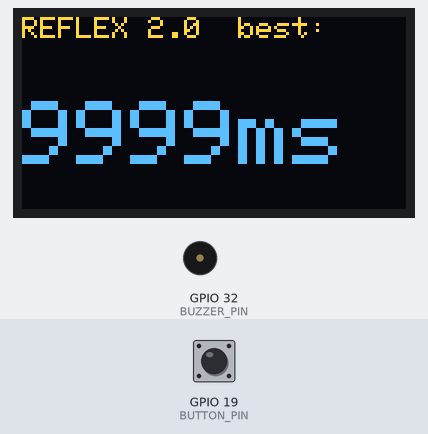
This sketch was run on a simulated ESP32. On the bench: 128×64 one-colour display, buzzer (waves = sounding). Inputs (shaded band) come from the test bench; at power-on: GPIO 19 (BUTTON_PIN) HIGH. The OLED is the two-colour kind (top 16 rows yellow); random numbers use the default seed unless the sketch sets one; EEPROM starts erased; what the sketch prints to the serial monitor is not drawn.

Above: at 1.2 s.
1.3 s: GPIO 19 (BUTTON_PIN) pulled LOW for 0.15 s
At 2.7 s:
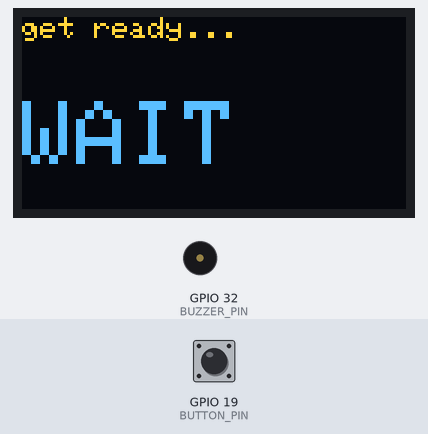
4.4 s: GPIO 19 (BUTTON_PIN) pulled LOW for 1 s
At 5.4 s:
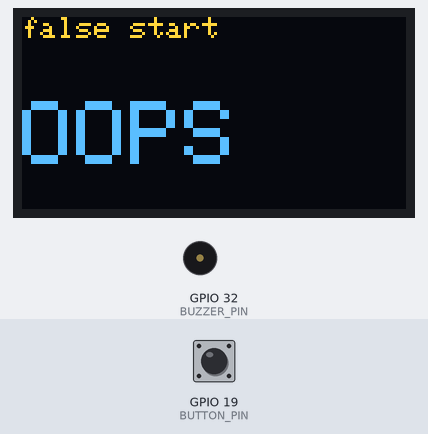
7.9 s: GPIO 19 (BUTTON_PIN) pulled LOW for 0.15 s
At 10.4 s:
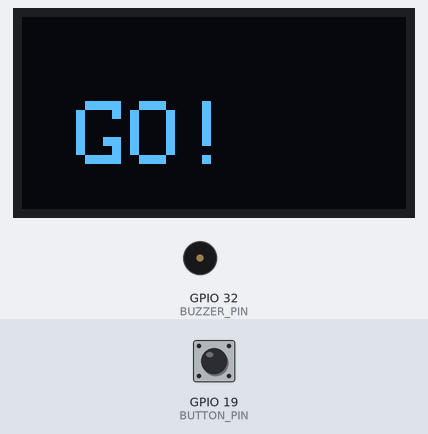
11.0 s: GPIO 19 (BUTTON_PIN) pulled LOW for 3.2 s
At 12.6 s:
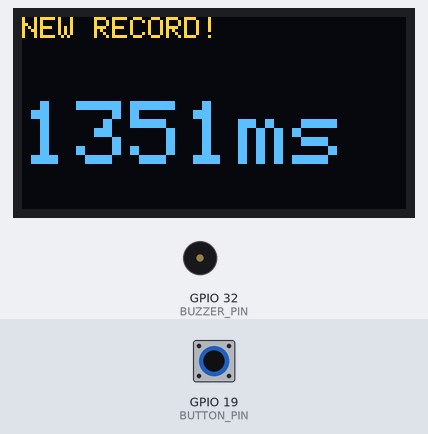
Timing chart, 0 to 14.1 s (numbered marks = the images above; inputs shaded):
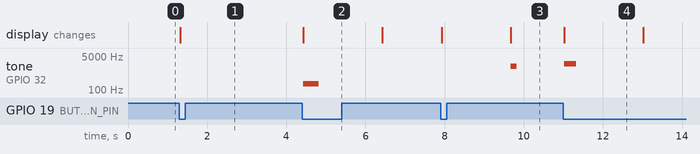

Measured:
- after the input at 1.3 s, the display: changes at once (image 1)
- after the input at 7.9 s, tone on GPIO 32 (BUZZER_PIN): silent → 1500 Hz after 1.8 s, → silent 0.15 s later; the display: first changes at once (image 3 shows a later state)
- after the input at 11.0 s, tone on GPIO 32 (BUZZER_PIN): silent → 2000 Hz at once, → silent 0.30 s later; the display: first differs from a run without the input at once (image 4)
- what the display in image 4 shows lasts 2.0 s, from 11.0 s to 13.0 s

The sketch:

reflex_oled.ino
```cpp
// ESP32 From Zero - Episode 10: Reflex Game 2.0 (OLED screen + buzzer, the record survives unplugging)
// Parts: 0.96" I2C OLED (SSD1306, address 0x3C): SDA -> GPIO 21, SCL -> GPIO 22, VCC -> 3V3, GND -> GND
//        push button: GPIO 19 -> button -> GND (INPUT_PULLUP, as in episode 4)
//        passive buzzer: GPIO 32 -> buzzer + , buzzer - -> GND
// Libraries: "Adafruit SSD1306" (Library Manager installs "Adafruit GFX" and "Adafruit BusIO" with it).
// How to play: press to start. Wait... the screen says GO! and beeps: press as fast as you can.
// Press too early and it's a false start. The best time is saved with Preferences, the ESP32's
// small memory that keeps values when the power is off.

#include <Wire.h>
#include <Adafruit_GFX.h>
#include <Adafruit_SSD1306.h>
#include <Preferences.h>

const int BUTTON_PIN = 19;
const int BUZZER_PIN = 32;

Adafruit_SSD1306 screen(128, 64, &Wire, -1);  // 128 x 64 pixels, on the I2C wires (21 / 22)
Preferences prefs;                             // the drawer that survives power off

unsigned long best = 9999;      // the record in ms (9999 = no record yet)
unsigned long waitTime = 0;     // how long we wait before GO (random)
int state = 0;                  // 0 ready, 1 waiting, 2 GO!, 3 showing the result
unsigned long stateStart = 0;

int lastButton = HIGH;          // edge detection + debounce, as in episode 4
unsigned long lastChange = 0;

// one helper draws every screen: a small line on top, a big line in the middle
void show(const char* top, String big) {
  screen.clearDisplay();
  screen.setTextColor(SSD1306_WHITE);
  screen.setTextSize(1);
  screen.setCursor(0, 0);
  screen.print(top);
  screen.setTextSize(3);
  screen.setCursor(0, 28);
  screen.print(big);
  screen.display();             // nothing appears until we call display()
}

void goTo(int newState, unsigned long now) {
  state = newState;
  stateStart = now;
}

void setup() {
  pinMode(BUTTON_PIN, INPUT_PULLUP);
  Serial.begin(115200);
  screen.begin(SSD1306_SWITCHCAPVCC, 0x3C);     // start the screen
  prefs.begin("reflex", false);                 // open our drawer called "reflex"
  best = prefs.getULong("best", 9999);          // read the record (9999 if none yet)
  show("REFLEX 2.0  best:", String(best) + "ms");
}

void loop() {
  unsigned long now = millis();

  bool pressed = false;                         // true only at the moment of a new press
  int b = digitalRead(BUTTON_PIN);
  if (b != lastButton && now - lastChange >= 50) {
    lastChange = now;
    lastButton = b;
    if (b == LOW) {
      pressed = true;
    }
  }

  unsigned long inState = now - stateStart;

  if (state == 0) {                             // ready: press to start
    if (pressed) {
      waitTime = random(1500, 4000);            // 1.5 .. 4 s, so nobody can guess it
      show("get ready...", "WAIT");
      goTo(1, now);
    }
  } else if (state == 1) {                      // waiting for GO
    if (pressed) {                              // too early!
      show("false start", "OOPS");
      tone(BUZZER_PIN, 200, 400);               // low buzz
      goTo(3, now);
    } else if (inState >= waitTime) {
      show("", " GO!");
      tone(BUZZER_PIN, 1500, 150);              // high beep
      goTo(2, now);
    }
  } else if (state == 2) {                      // GO! measure the reaction
    if (pressed) {
      unsigned long reaction = inState;
      Serial.println(reaction);
      if (reaction < best) {                    // a new record: put it in the drawer
        best = reaction;
        prefs.putULong("best", best);
        show("NEW RECORD!", String(reaction) + "ms");
        tone(BUZZER_PIN, 2000, 300);
      } else {
        show("your time", String(reaction) + "ms");
      }
      goTo(3, now);
    }
  } else if (state == 3) {                      // show the result for 2 s, then ready again
    if (inState >= 2000) {
      show("REFLEX 2.0  best:", String(best) + "ms");
      goTo(0, now);
    }
  }
}
```
